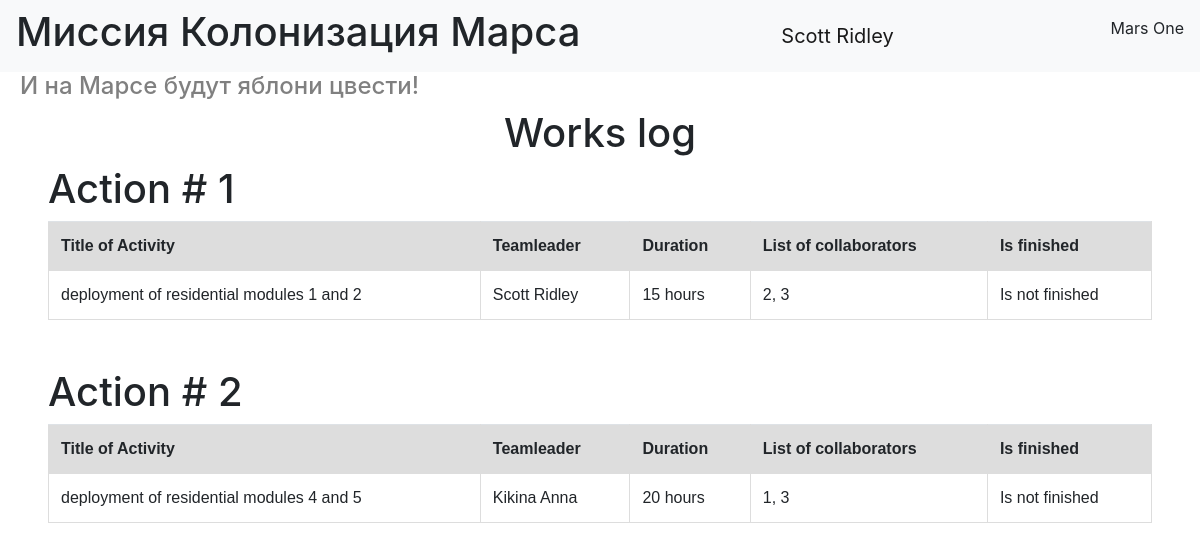
Page /index (signed in) on the committed database.
### data/users.py (models this page shows, shortened)
class User(SqlAlchemyBase, UserMixin):
    __tablename__ = 'users'
    id = sqlalchemy.Column(sqlalchemy.Integer, primary_key=True, autoincrement=True)
    surname = sqlalchemy.Column(sqlalchemy.String, nullable=True)
    name = sqlalchemy.Column(sqlalchemy.String, nullable=True)
    age = sqlalchemy.Column(sqlalchemy.Integer, nullable=True)
    position = sqlalchemy.Column(sqlalchemy.String, nullable=True)
    speciality = sqlalchemy.Column(sqlalchemy.String, nullable=True)
    address = sqlalchemy.Column(sqlalchemy.String, nullable=True)
    email = sqlalchemy.Column(sqlalchemy.String, index=True, unique=True, nullable=True)
    hashed_password = sqlalchemy.Column(sqlalchemy.String, nullable=True)
    modified_date = sqlalchemy.Column(sqlalchemy.DateTime, default=datetime.datetime.now)
    job = orm.relationship("Jobs", back_populates="user")

### data/jobs.py (models this page shows)
class Jobs(SqlAlchemyBase):
    __tablename__ = 'jobs'
    id = sqlalchemy.Column(sqlalchemy.Integer, primary_key=True, autoincrement=True)
    team_leader = sqlalchemy.Column(sqlalchemy.Integer, sqlalchemy.ForeignKey("users.id"))
    job = sqlalchemy.Column(sqlalchemy.String, nullable=True)
    work_size = sqlalchemy.Column(sqlalchemy.Integer, nullable=True)
    collaborators = sqlalchemy.Column(sqlalchemy.String, nullable=True)
    start_date = sqlalchemy.Column(sqlalchemy.String, default=datetime.datetime.now)
    end_date = sqlalchemy.Column(sqlalchemy.String, default=datetime.datetime.now)
    is_finished = sqlalchemy.Column(sqlalchemy.Boolean, default=False)
    user = orm.relationship("User", back_populates="job")

### main.py (the view)
@app.route('/')
@app.route('/index')
def index():
    db_sess = db_session.create_session()
    return render_template('table.html', title='Домашняя страница', jobs=db_sess.query(Jobs).all())

### data/db_session.py (called while the page is built)
def create_session() -> Session:
    global __factory
    return __factory()

### main.py (called while the page is built)
@login_manager.user_loader
def load_user(user_id):
    db_sess = db_session.create_session()
    return db_sess.query(User).get(user_id)

### templates/table.html
{% extends "base.html" %}
{% block content %}
    <h1 class="log">Works log</h1>
    <div class="table-logs">
        {% for i in jobs%}
        <h1>
            Action # {{ i.id }}
        </h1>
        <table class="table">
            <tr>
                <th>Title of Activity</th>
                <th>Teamleader</th>
                <th>Duration</th>
                <th>List of collaborators</th>
                <th>Is finished</th>
            </tr>
            <tr>
                <td>{{ i.job }}</td>
                <td>{{ i.user.surname }} {{ i.user.name }}</td>
                <td>{{ i.work_size }} hours</td>
                <td>{{ i.collaborators }}</td>
                {% if i.is_finished %}
                    <td>Is finished</td>
                {% else %}
                    <td>Is not finished</td>
                {% endif %}
            </tr>
        </table>
        {% endfor %}
    </div>
{% endblock %}

### templates/base.html (shortened to what this page needs)
<!doctype html>
<html lang="en">
<head>
    <link rel="stylesheet"
          href="https://stackpath.bootstrapcdn.com/bootstrap/4.4.1/css/bootstrap.min.css"
>
    <link rel="stylesheet" href="../static/css/style.css">
</head>
<body>
<header>
    <nav class="navbar navbar-light bg-light">
        <h1>Миссия Колонизация Марса</h1>
        {% if current_user.is_authenticated %}
            <a class="navbar-brand" href="/logout">{{ current_user.surname }} {{ current_user.name }}</a>
        {% else %}
            <p>
                <a class="btn btn-primary " href="/register">Зарегистрироваться</a>
                <a class="btn btn-success" href="/login">Войти</a>
            </p>
        {% endif %}
        <p>Mars One</p>
    </nav>
    <h4 class="und-header">И на Марсе будут яблони цвести!</h4>
</header>
<main role="main" class=".container-xxl">
    {% block content %}{% endblock %}
</main>
</body>
</html>

### static/css/style.css (style rules this page uses)
.navbar { position: relative; display: -ms-flexbox; display: flex; -ms-flex-wrap: wrap; flex-wrap: wrap; -ms-flex-align: center; align-items: center; -ms-flex-pack: justify; justify-content: space-between; padding: 0.5rem 1rem; }
.und-header { color: gray; padding-left: 20px; }
.log { text-align: center; }
.table-logs { padding: 0 3em 0 3em; display: grid; grid-column: inherit; }
.table { font-family: arial, sans-serif; border-collapse: collapse; width: 100%; margin-bottom: 3em; }
td, th { border: 1px solid #dddddd; text-align: left; padding: 8px; }
th { background-color: #dddddd; }

### rows in the picture
User: surname "Scott", name "Ridley"
Jobs: id "1", job "deployment of residential modules 1 and 2", user.surname "Scott", user.name "Ridley", work_size "15", collaborators "2, 3", is_finished "Is not finished"
Jobs: id "2", job "deployment of residential modules 4 and 5", user.surname "Kikina", user.name "Anna", work_size "20", collaborators "1, 3", is_finished "Is not finished"
